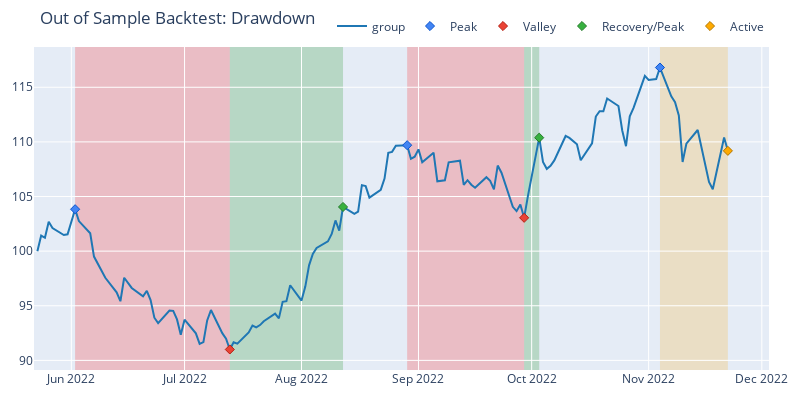

Notebook code cell kept with this figure:
### Code cell
pyopt_pf.drawdowns.plot(top_n=3, width=800, height=400, title='Out of Sample Backtest: Drawdown').show()
